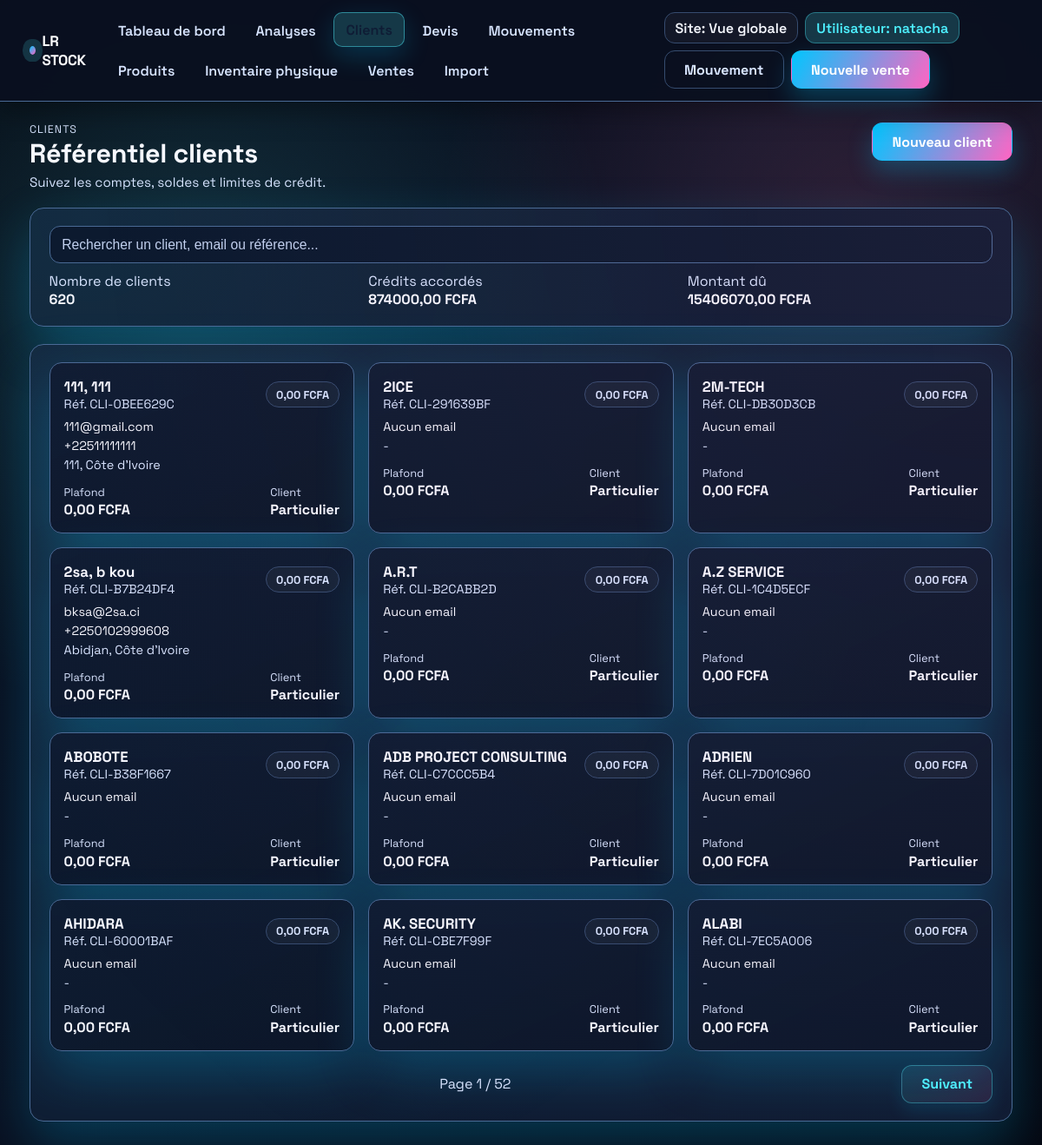
Page /clients/ (signed in) on the committed database.
### inventory/models.py (models this page shows, shortened)
class VersionedModelMixin(models.Model):
    class Meta:
        abstract = True

class TimeStampedModel(models.Model):
    created_at = models.DateTimeField(auto_now_add=True)
    updated_at = models.DateTimeField(auto_now=True)
    class Meta:
        abstract = True

class Customer(VersionedModelMixin, TimeStampedModel):
    reference = models.CharField(
        "Référence client",
        max_length=20,
        unique=True,
        default=generate_customer_reference,
    )
    name = models.CharField("Nom du contact", max_length=255)
    company_name = models.CharField("Entreprise", max_length=255, blank=True)
    email = models.EmailField(blank=True)
    phone = models.CharField(max_length=50, blank=True)
    address = models.TextField(blank=True)
    credit_limit = models.DecimalField(
        "Plafond de crédit",
        max_digits=12,
        decimal_places=2,
        default=Decimal("0.00"),
    )
    notes = models.TextField(blank=True)
    objects = CustomerQuerySet.as_manager()
    class Meta:
        ordering = ["name", "company_name"]
        verbose_name = "client"
        verbose_name_plural = "clients"
    @property
    def display_name(self) -> str:
        if self.company_name and self.name:
            return f"{self.company_name} - {self.name}"
        return self.company_name or self.name or self.reference
    @property
    def balance(self) -> Decimal:
        annotated = getattr(self, "account_balance", None)
        if annotated is not None:
            return annotated

### inventory/views.py (the view, shortened to what this page needs)
# urls.py: path("clients/", login_required(views.customers_list), name="customer_list"),
def customers_list(request):
    search = (request.GET.get("q") or "").strip()
    customers = Customer.objects.with_balance()
    customers = customers.order_by("name", "company_name")
    customer_list = list(customers)
    outstanding_total = sum(
        (customer.balance for customer in customer_list if customer.balance > 0),
        Decimal("0.00"),
    )
    credit_total = sum(
        (-customer.balance for customer in customer_list if customer.balance < 0),
        Decimal("0.00"),
    )
    paginator = Paginator(customer_list, 12)
    page_number = request.GET.get("page")
    page_obj = paginator.get_page(page_number)
    query_params = request.GET.copy()
    if "page" in query_params:
        query_params.pop("page")
    pagination_query = query_params.urlencode()
    context = {
        "customers": page_obj,
        "page_obj": page_obj,
        "pagination_query": pagination_query,
        "search": search,
        "total_customers": paginator.count,
        "outstanding_total": outstanding_total,
        "credit_total": credit_total,
    }
    return render(request, "inventory/customers_list.html", context)

### inventory/models.py (called while the page is built)
    def with_balance(self):
        signed_amount = Case(
            When(
                entries__entry_type="debit",
                then=F("entries__amount"),
            ),
            When(
                entries__entry_type="credit",
                then=-F("entries__amount"),
            ),
            default=Value(Decimal("0.00")),
            output_field=DecimalField(max_digits=14, decimal_places=2),
        )
        return self.annotate(
            account_balance=Coalesce(
                Sum(signed_amount),
                Value(Decimal("0.00"), output_field=DecimalField(max_digits=14, decimal_places=2)),
            )
        )

### inventory/templates/inventory/customers_list.html (shortened to what this page needs)
{% extends "inventory/base.html" %}
{% block content %}
<section class="page-header reveal">
    <div>
        <p class="eyebrow">Clients</p>
        <h1 class="page-title">Référentiel clients</h1>
        <p class="lead">Suivez les comptes, soldes et limites de crédit.</p>
    </div>
    <a href="{% url 'inventory:customer_create' %}" class="btn">Nouveau client</a>
</section>
<section class="surface reveal" data-delay="100">
    <form method="get" class="stack">
        <input type="text"
               name="q"
               placeholder="Rechercher un client, email ou référence..."
               value="{{ search }}">
        <div class="grid auto-3">
            <div>
                <p class="muted-text" style="margin:0;">Nombre de clients</p>
                <p class="value" style="margin:0; font-weight:800;">{{ total_customers }}</p>
            </div>
            <div>
                <p class="muted-text" style="margin:0;">Crédits accordés</p>
                <p class="value" style="margin:0; font-weight:800;">{{ credit_total|floatformat:2 }} FCFA</p>
            </div>
            <div>
                <p class="muted-text" style="margin:0;">Montant dû</p>
                <p class="value" style="margin:0; font-weight:800;">{{ outstanding_total|floatformat:2 }} FCFA</p>
            </div>
        </div>
    </form>
</section>
<section class="surface reveal" data-delay="180">
    {% if customers %}
        <div class="customer-grid">
            {% for customer in customers %}
                <a class="customer-card" href="{% url 'inventory:customer_detail' customer.pk %}">
                    <div class="customer-header">
                        <div>
                            <p class="customer-name">{{ customer.display_name }}</p>
                            <p class="customer-meta">Réf. {{ customer.reference }}</p>
                        </div>
                        {% if customer.balance > 0 %}
                            <span class="badge warn">{{ customer.balance|floatformat:2 }} FCFA dus</span>
                        {% elif customer.balance < 0 %}
                            <span class="badge success">{{ customer.balance|floatformat:2 }} FCFA d'avance</span>
                        {% else %}
                            <span class="badge">{{ customer.balance|floatformat:2 }} FCFA</span>
                        {% endif %}
                    </div>
                    <div class="customer-contact">
                        <span>{{ customer.email|default:"Aucun email" }}</span>
                        {% if customer.phone %}<span>{{ customer.phone }}</span>{% endif %}
                        <span class="muted-text">{{ customer.address|default:"-"|truncatechars:70 }}</span>
                    </div>
                    <div class="customer-foot">
                        <div class="metric">
                            <p class="metric-label">Plafond</p>
                            <p class="metric-value">{{ customer.credit_limit|floatformat:2 }} FCFA</p>
                        </div>
                        <div class="metric">
                            <p class="metric-label">Client</p>
                            <p class="metric-value">{{ customer.company_name|default:"Particulier" }}</p>
                        </div>
                    </div>
                </a>
            {% endfor %}
        </div>
        {% if page_obj.has_other_pages %}
            <nav class="pagination">
                <span class="muted-text">Page {{ page_obj.number }} / {{ page_obj.paginator.num_pages }}</span>
                {% if page_obj.has_next %}
                    <a class="btn secondary" href="{% if pagination_query %}?{{ pagination_query }}&page={{ page_obj.next_page_number }}{% else %}?page={{ page_obj.next_page_number }}{% endif %}">Suivant</a>
                {% endif %}
            </nav>
        {% endif %}
    {% else %}
        <p class="muted-text" style="margin:0;">Aucun client pour l'instant.</p>
    {% endif %}
</section>
{% endblock %}

### inventory/templates/inventory/base.html (shortened to what this page needs)
{% load static %}
<!DOCTYPE html>
<html lang="fr">
<head>
</head>
<body>
    <div class="app-shell">
        <header class="topbar">
            <div class="topbar-inner">
                <a class="brand" href="{% url 'inventory:dashboard' %}">
                    <span class="dot" aria-hidden="true"></span>
                     LR Stock
                </a>
                <nav class="nav">
                    {% with current=request.resolver_match.url_name %}
                        <a href="{% url 'inventory:dashboard' %}" class="{% if current == 'dashboard' %}active{% endif %}">Tableau de bord</a>
                        <a href="{% url 'inventory:analytics' %}" class="{% if current == 'analytics' %}active{% endif %}">Analyses</a>
                        <a href="{% url 'inventory:customer_list' %}" class="{% if current == 'customer_list' or current == 'customer_create' or current == 'customer_detail' or current == 'customer_update' %}active{% endif %}">Clients</a>
                        <a href="{% url 'inventory:quotes_list' %}" class="{% if current == 'quotes_list' or current == 'quote_create' or current == 'quote_detail' %}active{% endif %}">Devis</a>
                        <a href="{% url 'inventory:record_movement' %}" class="{% if current == 'record_movement' %}active{% endif %}">Mouvements</a>
                        <a href="{% url 'inventory:inventory_overview' %}" class="{% if current == 'inventory_overview' %}active{% endif %}">Produits</a>
                        <a href="{% url 'inventory:inventory_physical' %}" class="{% if current == 'inventory_physical' %}active{% endif %}">Inventaire physique</a>
                        <a href="{% url 'inventory:sales_list' %}" class="{% if current == 'sales_list' or current == 'sale_create' %}active{% endif %}">Ventes</a>
                        <a href="{% url 'inventory:import_products' %}" class="{% if current == 'import_products' %}active{% endif %}">Import</a>
                    {% endwith %}
                </nav>
                <div class="user-actions">
                    <span class="context-chip">Site: {{ active_site.name|default:"Vue globale" }}</span>
                    <span class="context-chip" style="background:var(--accent-soft); border-color: rgba(77,240,255,0.35); color: var(--accent);">Utilisateur: {{ request.user.username|default:"Invite" }}</span>
                    <a class="btn ghost" href="{% url 'inventory:record_movement' %}">Mouvement</a>
                    <a class="btn" href="{% url 'inventory:sale_create' %}">Nouvelle vente</a>
                </div>
            </div>
        </header>
        <main class="container">
            <div class="page">
                {% block content %}{% endblock %}
            </div>
        </main>
    </div>
</body>
</html>

### inventory/templates/inventory/customers_list.html (style rules this page uses)
.customer-grid { display: grid; grid-template-columns: repeat(auto-fit, minmax(260px, 1fr)); gap: 1rem; }
.customer-card { display: flex; flex-direction: column; gap: 0.5rem; padding: 1rem; border: 1px solid var(--border-strong); border-radius: 14px; background: linear-gradient(155deg, rgba(15, 28, 50, 0.95) 0%, rgba(12, 23, 41, 0.98) 100%); text-decoration: none; color: var(--text); box-shadow: var(--shadow); transition: transform 0.2s ease, box-shadow 0.2s ease, border-color 0.2s ease, background 0.2s ease; }
.customer-header { display: flex; justify-content: space-between; align-items: center; gap: 0.75rem; }
.customer-name { margin: 0; font-weight: 800; font-size: 1.05rem; }
.customer-meta { margin: 0; color: var(--muted); font-size: 0.9rem; }
.customer-contact { display: flex; flex-direction: column; gap: 0.25rem; font-size: 0.9rem; }
.customer-foot { display: flex; justify-content: space-between; align-items: center; flex-wrap: wrap; gap: 0.5rem; margin-top: 0.35rem; }
.metric { display: flex; flex-direction: column; gap: 0.1rem; }
.metric-label { color: var(--muted); font-size: 0.8rem; margin: 0; }
.metric-value { font-weight: 800; margin: 0; }
.pagination { display: flex; justify-content: space-between; align-items: center; margin-top: 1rem; gap: 0.5rem; flex-wrap: wrap; }

### rows in the picture
Customer: display_name "111, 111", reference "CLI-0BEE629C", balance "0,00", email "111@gmail.com", phone "+22511111111", address "111, Côte d'Ivoire", credit_limit "0,00", company_name "Particulier"
Customer: display_name "2ICE", reference "CLI-291639BF", balance "0,00", email "Aucun email", address "-", credit_limit "0,00", company_name "Particulier"
Customer: display_name "2M-TECH", reference "CLI-DB30D3CB", balance "0,00", email "Aucun email", address "-", credit_limit "0,00", company_name "Particulier"
Customer: display_name "2sa, b kou", reference "CLI-B7B24DF4", balance "0,00", email "bksa@2sa.ci", phone "+2250102999608", address "Abidjan, Côte d'Ivoire", credit_limit "0,00", company_name "Particulier"
Customer: display_name "A.R.T", reference "CLI-B2CABB2D", balance "0,00", email "Aucun email", address "-", credit_limit "0,00", company_name "Particulier"
Customer: display_name "A.Z SERVICE", reference "CLI-1C4D5ECF", balance "0,00", email "Aucun email", address "-", credit_limit "0,00", company_name "Particulier"
Customer: display_name "ABOBOTE", reference "CLI-B38F1667", balance "0,00", email "Aucun email", address "-", credit_limit "0,00", company_name "Particulier"
Customer: display_name "ADB PROJECT CONSULTING", reference "CLI-C7CCC5B4", balance "0,00", email "Aucun email", address "-", credit_limit "0,00", company_name "Particulier"
Customer: display_name "ADRIEN", reference "CLI-7D01C960", balance "0,00", email "Aucun email", address "-", credit_limit "0,00", company_name "Particulier"
Customer: display_name "AHIDARA", reference "CLI-60001BAF", balance "0,00", email "Aucun email", address "-", credit_limit "0,00", company_name "Particulier"
Customer: display_name "AK. SECURITY", reference "CLI-CBE7F99F", balance "0,00", email "Aucun email", address "-", credit_limit "0,00", company_name "Particulier"
Customer: display_name "ALABI", reference "CLI-7EC5A006", balance "0,00", email "Aucun email", address "-", credit_limit "0,00", company_name "Particulier"

### other values in the picture
{{ active_site.name|default:"Vue globale" }} "Vue globale"
{{ request.user.username|default:"Invite" }} "natacha"
{{ total_customers }} "620"
{{ credit_total|floatformat:2 }} "874000,00"
{{ outstanding_total|floatformat:2 }} "15406070,00"
{{ page_obj.number }} "1"
{{ page_obj.paginator.num_pages }} "52"
